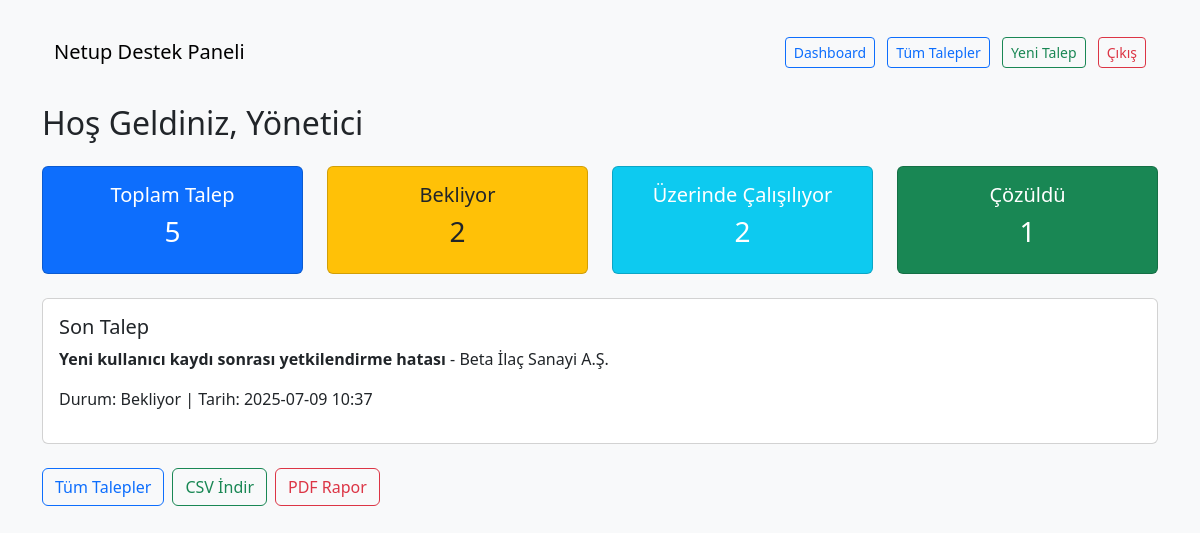
Before: /ticket/dashboard (signed in) with the older database file.
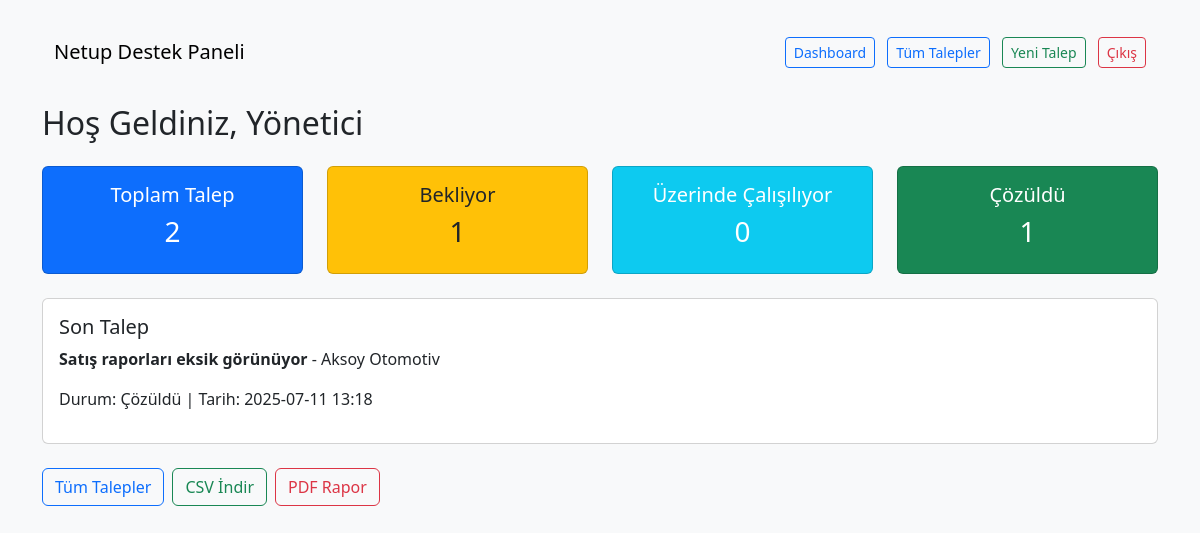
After: the same page with the newer database file.
### app/models.py (models this page shows)
class Ticket(db.Model):
    id = db.Column(db.Integer, primary_key=True)
    company_name = db.Column(db.String(128), nullable=False)
    contact_name = db.Column(db.String(64), nullable=False)
    email = db.Column(db.String(120), nullable=False)
    title = db.Column(db.String(128), nullable=False)
    description = db.Column(db.Text, nullable=False)
    category = db.Column(db.String(64))
    priority = db.Column(db.String(16))
    status = db.Column(db.String(32), default="Bekliyor")
    created_at = db.Column(db.DateTime, default=datetime.utcnow)
    resolved_at = db.Column(db.DateTime)
    assigned_to = db.Column(db.Integer, db.ForeignKey('user.id'))

### app/routes/tickets.py (the view)
@bp.route('/dashboard')
@login_required
@admin_required
def dashboard():
    total = Ticket.query.count()
    waiting = Ticket.query.filter_by(status='Bekliyor').count()
    working = Ticket.query.filter_by(status='Üzerinde Çalışılıyor').count()
    resolved = Ticket.query.filter_by(status='Çözüldü').count()
    last_ticket = Ticket.query.order_by(Ticket.created_at.desc()).first()
    return render_template('dashboard.html', total=total, waiting=waiting, working=working, resolved=resolved, last_ticket=last_ticket)

### app/__init__.py (called while the page is built)
def create_app():
    app = Flask(__name__)
    app.config.from_object('config.Config')
    db.init_app(app)
    migrate.init_app(app, db)
    login_manager.init_app(app)
    login_manager.login_view = 'auth.login'  # Giriş yapılmadıysa yönlendirilecek sayfa
    @login_manager.user_loader
    def load_user(user_id):
        return User.query.get(int(user_id))
    from .routes import tickets
    from .routes import auth
    from app.routes.main import main_bp
    app.register_blueprint(tickets.bp)
    app.register_blueprint(auth.bp)
    app.register_blueprint(main_bp)
    @app.errorhandler(403)
    def forbidden(e):
        return render_template('403.html'), 403
    return app

### app/routes/tickets.py (called while the page is built)
def admin_required(f):
    @wraps(f)
    def decorated_function(*args, **kwargs):
        if not current_user.is_authenticated or current_user.role != 'admin':
            abort(403)
        return f(*args, **kwargs)
    return decorated_function

### app/templates/dashboard.html (shortened to what this page needs)
{% extends "base.html" %}
{% block content %}
<h2 class="mb-4 d-flex justify-content-between align-items-center">
    Hoş Geldiniz, Yönetici
</h2>
<div class="row text-center mb-4">
    <div class="col-md-3">
        <div class="card p-3 bg-primary text-white">
            <h5>Toplam Talep</h5>
            <h3>{{ total }}</h3>
        </div>
    </div>
    <div class="col-md-3">
        <div class="card p-3 bg-warning text-dark">
            <h5>Bekliyor</h5>
            <h3>{{ waiting }}</h3>
        </div>
    </div>
    <div class="col-md-3">
        <div class="card p-3 bg-info text-white">
            <h5>Üzerinde Çalışılıyor</h5>
            <h3>{{ working }}</h3>
        </div>
    </div>
    <div class="col-md-3">
        <div class="card p-3 bg-success text-white">
            <h5>Çözüldü</h5>
            <h3>{{ resolved }}</h3>
        </div>
    </div>
</div>
{% if last_ticket %}
<div class="card p-3 mb-4">
    <h5>Son Talep</h5>
    <p><strong>{{ last_ticket.title }}</strong> - {{ last_ticket.company_name }}</p>
    <p>Durum: {{ last_ticket.status }} | Tarih: {{ last_ticket.created_at.strftime('%Y-%m-%d %H:%M') }}</p>
</div>
{% endif %}
<div class="d-flex gap-2">
    <a href="{{ url_for('tickets.list_tickets') }}" class="btn btn-outline-primary">Tüm Talepler</a>
    <a href="{{ url_for('tickets.export_tickets') }}" class="btn btn-outline-success">CSV İndir</a>
    <a href="{{ url_for('tickets.export_report_pdf') }}" class="btn btn-outline-danger">PDF Rapor</a>
</div>
{% endblock %}

Changed rows visible on the page:
removed Ticket: title "Yeni kullanıcı kaydı sonrası yetkilendirme hatası", company_name "Beta İlaç Sanayi A.Ş.", status "Bekliyor", created_at "2025-07-09 10:37"
added Ticket: title "Satış raporları eksik görünüyor", company_name "Aksoy Otomotiv", status "Çözüldü", created_at "2025-07-11 13:18"
Other visible differences:
{{ total }}: "5" → "2"
{{ waiting }}: "2" → "1"
{{ working }}: "2" → "0"
